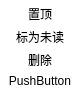
<?xml version="1.0" encoding="UTF-8"?>
<ui version="4.0">
 <class>extend</class>
 <widget class="QWidget" name="extend">
  <property name="geometry">
   <rect>
    <x>0</x>
    <y>0</y>
    <width>80</width>
    <height>96</height>
   </rect>
  </property>
  <property name="windowTitle">
   <string notr="true"/>
  </property>
  <property name="toolTip">
   <string notr="true"/>
  </property>
  <property name="styleSheet">
   <string notr="true">	background-color: rgb(255, 255, 255);</string>
  </property>
  <layout class="QVBoxLayout" name="verticalLayout">
   <property name="spacing">
    <number>0</number>
   </property>
   <property name="leftMargin">
    <number>0</number>
   </property>
   <property name="topMargin">
    <number>0</number>
   </property>
   <property name="rightMargin">
    <number>0</number>
   </property>
   <property name="bottomMargin">
    <number>0</number>
   </property>
   <item>
    <widget class="QPushButton" name="topButton">
     <property name="styleSheet">
      <string notr="true">QPushButton{
	border: 0;
	color: rgb(0, 0, 0);
	background-color: rgb(255, 255, 255);
}  
QPushButton:hover{
	background-color: rgb(148, 148, 148);

}</string>
     </property>
     <property name="text">
      <string>置顶</string>
     </property>
    </widget>
   </item>
   <item>
    <widget class="QPushButton" name="unreadButton">
     <property name="styleSheet">
      <string notr="true">QPushButton{
	border: 0;
	color: rgb(0, 0, 0);
	background-color: rgb(255, 255, 255);
}  
QPushButton:hover{
	background-color: rgb(148, 148, 148);

}</string>
     </property>
     <property name="text">
      <string>标为未读</string>
     </property>
    </widget>
   </item>
   <item>
    <widget class="QPushButton" name="deleteButton">
     <property name="styleSheet">
      <string notr="true">QPushButton{
	border: 0;
	color: rgb(0, 0, 0);
	background-color: rgb(255, 255, 255);
}  
QPushButton:hover{
	background-color: rgb(148, 148, 148);

}</string>
     </property>
     <property name="text">
      <string>删除</string>
     </property>
    </widget>
   </item>
   <item>
    <widget class="QPushButton" name="pushButton_4">
     <property name="styleSheet">
      <string notr="true">QPushButton{
	border: 0;
	color: rgb(0, 0, 0);
	background-color: rgb(255, 255, 255);
}  
QPushButton:hover{
	background-color: rgb(148, 148, 148);

}</string>
     </property>
     <property name="text">
      <string>PushButton</string>
     </property>
    </widget>
   </item>
  </layout>
 </widget>
 <resources/>
 <connections/>
</ui>
